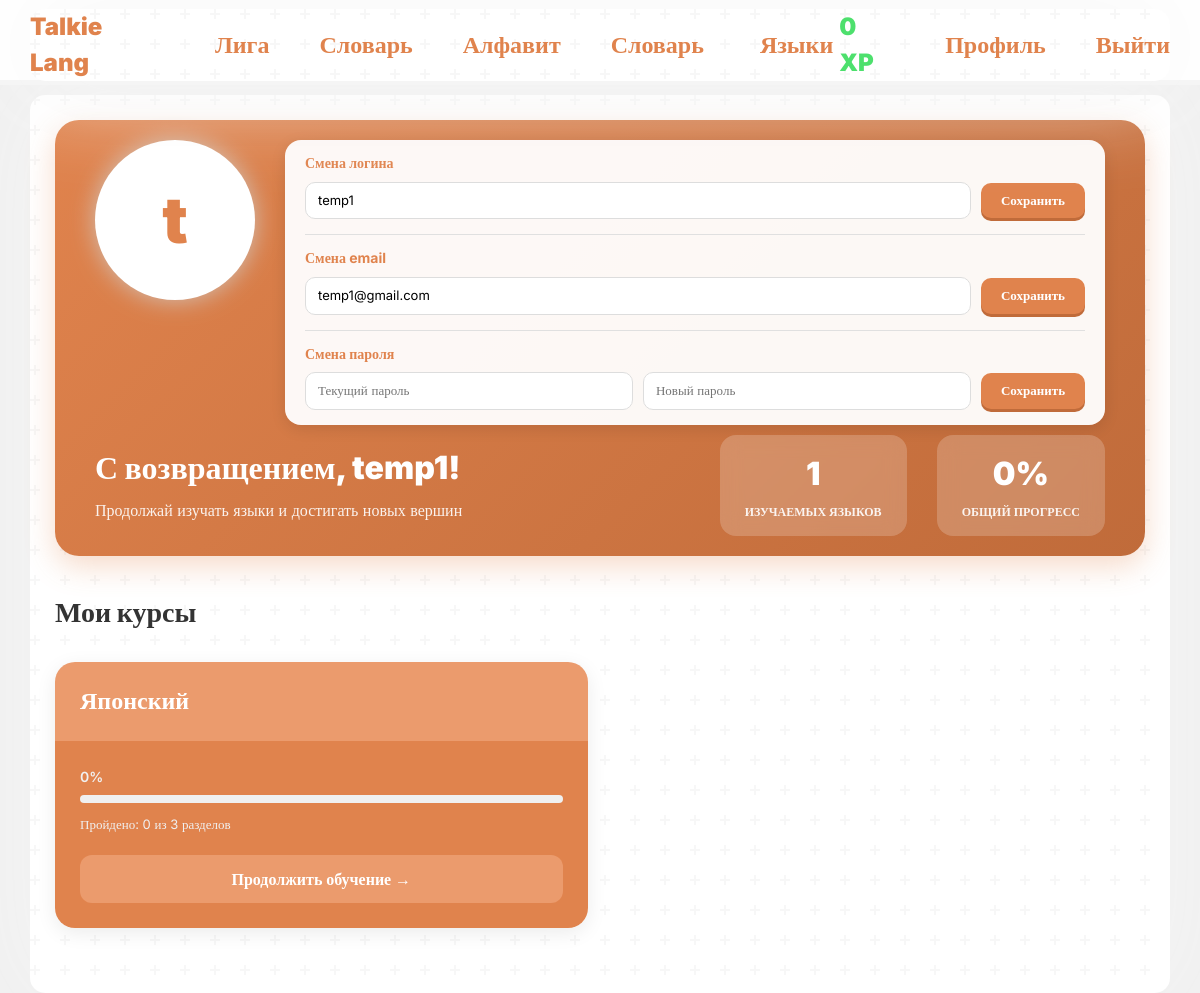
The app's page /profile (signed in), older data.
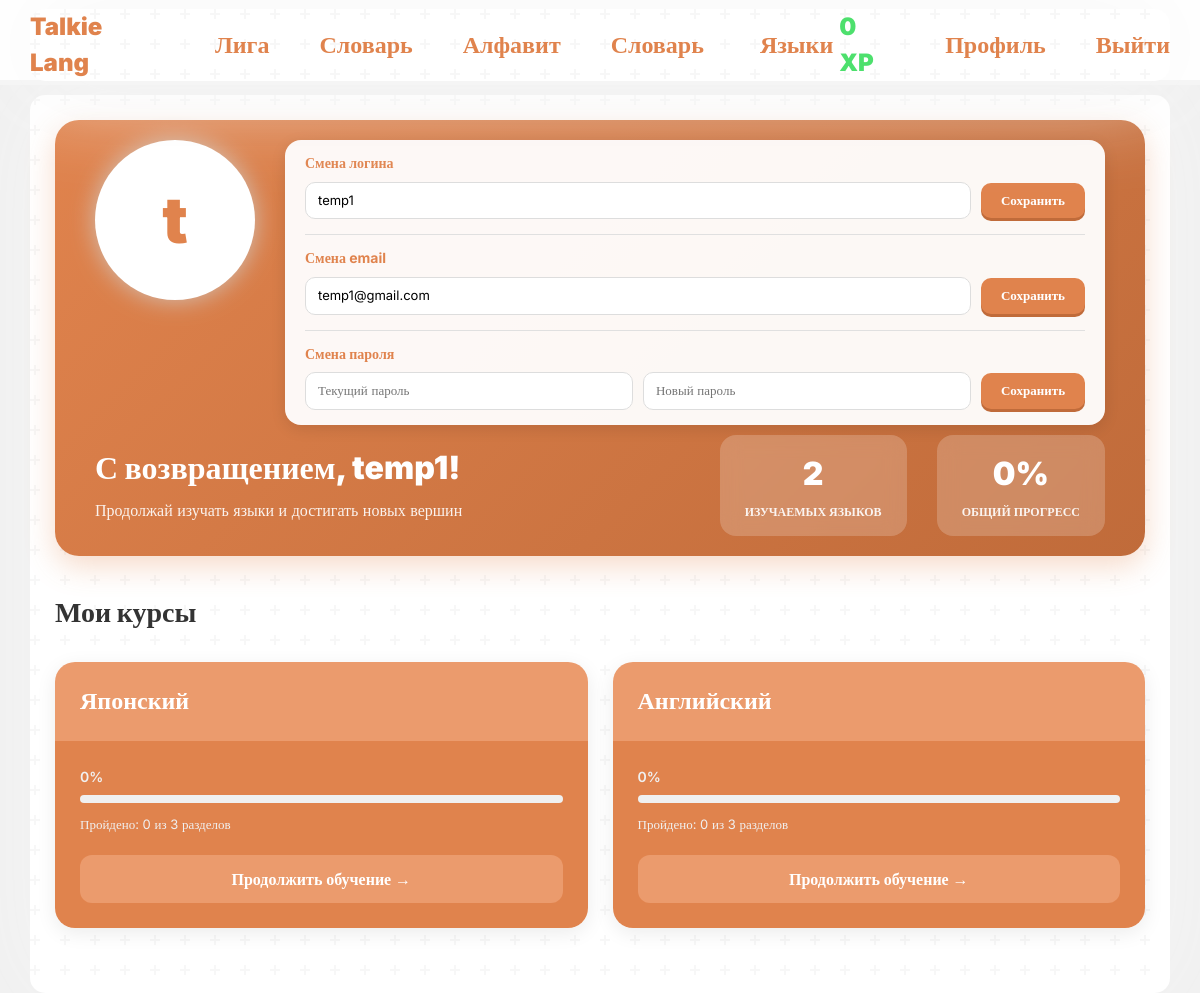
The same page, newer data.
### tables this page shows
CREATE TABLE `users` (
  `user_id` int NOT NULL,
  `user_login` text NOT NULL,
  `user_email` text NOT NULL,
  `user_password` text NOT NULL,
  `user_pfp` text,
  `user_role` enum('user','admin') NOT NULL DEFAULT 'user',
  `user_banned` tinyint(1) NOT NULL DEFAULT '0',
  `user_weekly_xp` int NOT NULL DEFAULT '0',
  `user_league` int NOT NULL DEFAULT '1'
);

CREATE TABLE `user_lang_progress` (
  `id` int NOT NULL,
  `user_id` int NOT NULL,
  `lang_id` int NOT NULL,
  `progress` int NOT NULL DEFAULT '0'
);

CREATE TABLE `langs` (
  `lang_id` int NOT NULL,
  `lang_name` text NOT NULL
);

### profile/index.php (the view, shortened to what this page needs)
<?php
require "../connection-db.php";
$myAcc = true;
$id = $_SESSION["id"];
$sql = "SELECT * FROM users WHERE user_id = $id";
$user = mysqli_fetch_assoc(mysqli_query($conn, $sql));
$progresses = mysqli_fetch_all(mysqli_query($conn, "SELECT * FROM user_lang_progress JOIN langs ON langs.lang_id = user_lang_progress.lang_id WHERE user_id = $id"), MYSQLI_ASSOC);
$totalLessons = 0;
$totalProgress = 0;
foreach ($progresses as $progress) {
    $lessonsCount = mysqli_fetch_assoc(mysqli_query($conn, "SELECT COUNT(*) as count FROM lesson WHERE lesson_language = " . $progress["lang_id"]))['count'];
    $totalLessons += $lessonsCount;
    $totalProgress += $progress['progress'];
}
$overallProgress = $totalLessons > 0 ? round(100 * $totalProgress / $totalLessons) : 0;
?>
<!DOCTYPE html>
<html lang="ru">
<?php include "../components/head.php"; ?>
<body>
    <?php include "../components/header.php"; ?>
    <main class="container">
        <div class="welcome-banner <?php if (!$myAcc) echo "d-flex pb-4" ?>">
            <div class="profile-info-wrapper" <?php if (!$myAcc) echo "style='display:flex'"; ?>>
                <div class="profile-part d-flex">
                    <div class="pfp">
                        <?php if ($myAcc): ?>
                            <div class="dropdown">
                                <?php if (empty($user["user_pfp"])): ?>
                                    <div class="empty-pfp" data-bs-toggle="dropdown"><?= $user["user_login"][0] ?></div>
                                <?php else: ?>
                                    <img class="pfp" src="/images/<?= $user["user_pfp"] ?>" alt="">
                                <?php endif; ?>
                            </div>
                        <?php endif; ?>
                    </div>
                    <?php if ($myAcc): ?>
                        <div class="edit-forms">
                            <div class="edit-section">
                                <div class="edit-section-header">
                                    <h4>Смена логина</h4>
                                </div>
                                <form action="profile-update.php" method="post" class="inline-form">
                                    <input type="text" name="login" placeholder="Новый логин" value="<?= htmlspecialchars($user["user_login"]) ?>">
                                    <button name="btnLogin" type="submit" class="btn-edit">Сохранить</button>
                                </form>
                            </div>
                            <div class="edit-section">
                                <div class="edit-section-header">
                                    <h4>Смена email</h4>
                                </div>
                                <form action="profile-update.php" method="post" class="inline-form">
                                    <input type="email" name="email" placeholder="Новый email" value="<?= htmlspecialchars($user["user_email"]) ?>">
                                    <button name="btnEmail" type="submit" class="btn-edit">Сохранить</button>
                                </form>
                            </div>
                            <div class="edit-section">
                                <div class="edit-section-header">
                                    <h4>Смена пароля</h4>
                                </div>
                                <form action="profile-update.php" method="post" class="inline-form password-form">
                                    <input type="password" name="currentPassword" placeholder="Текущий пароль">
                                    <input type="password" name="newPassword" placeholder="Новый пароль">
                                    <button name="btnPassword" type="submit" class="btn-edit">Сохранить</button>
                                </form>
                            </div>
                        </div>
                    <?php endif; ?>
                </div>
                <div class="welcome-content" <?php if (!$myAcc) echo "style='flex-direction:column; justify-content:center; gap:0px; align-items:start;'" ?>>
                    <div class="welcome-text">
                        <?php if ($myAcc): ?>
                            <h1>С возвращением, <?= htmlspecialchars($user["user_login"]) ?>!</h1>
                            <p>Продолжай изучать языки и достигать новых вершин</p>
                        <?php else: ?>
                            <h1>Пользователь, <?= htmlspecialchars($user["user_login"]) ?></h1>
                        <?php endif; ?>
                    </div>
                    <div class="welcome-stats">
                        <div class="stat-card">
                            <div class="stat-value"><?= count($progresses) ?></div>
                            <div class="stat-label">Изучаемых языков</div>
                        </div>
                        <div class="stat-card">
                            <div class="stat-value"><?= $overallProgress ?>%</div>
                            <div class="stat-label">Общий прогресс</div>
                        </div>
                    </div>
                </div>
            </div>
        </div>
        <div class="languages-section">
            <div class="section-header">
                <?php if ($myAcc): ?>
                    <h2>Мои курсы</h2>
                <?php else: ?>
                    <h2>Курсы</h2>
                <?php endif; ?>
            </div>
            <?php if (count($progresses) != 0): ?>
                <div class="languages-grid">
                    <?php foreach ($progresses as $progress):
                        $lessonsCount = mysqli_fetch_assoc(mysqli_query($conn, "SELECT COUNT(*) as count FROM lesson WHERE lesson_language = " . $progress["lang_id"]))['count'];
                        $percent = $lessonsCount > 0 ? round(100 * $progress['progress'] / $lessonsCount) : 0;
                        ?>
                        <div class="lang-card">
                            <div class="lang-card-header">
                                <h3 class="lang-name"><?= $progress["lang_name"] ?></h3>
                            </div>
                            <div class="lang-card-body">
                                <div class="progress-stats">
                                    <div class="progress-percent"><?= $percent ?>%</div>
                                    <div class="progress-bar-custom">
                                    </div>
                                    <div class="progress-details">
                                        <span>Пройдено: <?= $progress['progress'] ?> из <?= $lessonsCount ?> разделов</span>
                                    </div>
                                </div>
                                <?php if ($myAcc): ?>
                                    <a href="/?lang=<?= $progress["lang_id"] ?>" class="continue-btn">
                                        Продолжить обучение →
                                    </a>
                                <?php endif; ?>
                            </div>
                        </div>
                    <?php endforeach; ?>
                </div>
            <?php endif; ?>
        </div>
    </main>
</body>
</html>

### components/head.php (shortened to what this page needs)
<head>
    <link rel="stylesheet" href="../../css/bootstrap.min.css">
    <link rel="stylesheet" href="../../css/style.css">
</head>

### components/header.php (shortened to what this page needs)
<header>
    <div class="nav-bar">
        <div class="container header">
            <div>
                <a class="header-btns" href="/?lang=<?= $_SESSION["lang"] ?>">Talkie Lang</a>
                <a class="header-btns" href="/league">Лига</a>
                <?php if (!isset($_SESSION["lang"])): ?>
                    <a class="header-btns" href="/dictionary">Словарь</a>
                <?php endif; ?>
                <a class="header-btns" href="/letters">Алфавит</a>
                <a class="header-btns" href="/dictionary">Словарь</a>
                <div class="dropdown">
                    <button class="header-btns" type="button" data-bs-toggle="dropdown" aria-expanded="false">
                        Языки
                    </button>
                </div>
            </div>
            <div>
                <?php if (!isset($_SESSION["id"])): ?>
                    <a class="header-btns" href="/welcome/">Вход</a>
                    <a class="header-btns" href="/register/">Регистрация</a>
                <?php else: ?>
                    <p class="xp"><?= $user["user_weekly_xp"] ?> XP</p>
                    <a class="header-btns" href="/profile/">Профиль</a>
                    <a class="header-btns" href="/logout.php">Выйти</a>
                <?php endif; ?>
            </div>
        </div>
    </div>
</header>

### css/style.css (style rules this page uses)
* { transition: 0.15s ease-out; }
:root { --main-color: #e0834d; --main-color-shadow: #c06b3a; --main-color-light: rgb(235, 155, 109); --green-color: #4de06d; --green-color-shadow: #2db64b; --red-color: #e0524d; --red-color-shadow: #b6362d; --bg-color: #0f0f0f; --bg-secondary: #1a1a1a; --gray-color: #a38a7a; --gray-color-light: #d3c2b6; }
body { font-family: inter; }
p { margin: 0; }
body { background: #f0f0f0; }
.container { min-height: 88vh; box-shadow: 0px 0px 100px #f5f5f5; margin-top: 10px; border-radius: 15px; padding-left: 25px; padding-right: 25px; background-color: white; }
header { height: 85px; }
.nav-bar { width: 100%; position: fixed; height: 85px; display: flex; justify-content: center; align-items: center; box-sizing: border-box; border-bottom: 5px solid #f5f5f5; background-color: white; z-index: 10; }
.container.header { min-height: 0; padding: 0; display: flex; justify-content: space-between; align-items: center; }
.nav-bar>div div { display: flex; align-items: center; gap: 50px; }
.header-btns { transition: 0.2s ease-out; color: var(--main-color); text-decoration: none; font-weight: 900; font-size: 24px; border: none; background: none; }
main { padding: 25px 0; }
.xp { color: var(--green-color); text-decoration: none; font-weight: 900; font-size: 24px; }
.welcome-banner { background: linear-gradient(135deg, var(--main-color) 0%, var(--main-color-shadow) 100%); border-radius: 24px; margin-bottom: 40px; box-shadow: 0 10px 30px rgba(224, 131, 77, 0.3); }
.welcome-content { padding: 10px 40px 20px 40px; display: flex; justify-content: space-between; align-items: center; flex-wrap: wrap; gap: 30px; }
.welcome-text h1 { color: white; font-size: 32px; font-weight: 900; margin-bottom: 10px; }
.welcome-text p { color: rgba(255, 255, 255, 0.9); font-size: 16px; }
.welcome-stats { display: flex; gap: 30px; }
.stat-card { text-align: center; background: rgba(255, 255, 255, 0.2); backdrop-filter: blur(10px); padding: 15px 25px; border-radius: 16px; min-width: 100px; }
.stat-value { color: white; font-size: 32px; font-weight: 900; margin-bottom: 5px; }
.stat-label { color: rgba(255, 255, 255, 0.9); font-size: 12px; font-weight: 600; text-transform: uppercase; }
.languages-section { margin-bottom: 40px; }
.section-header { display: flex; justify-content: space-between; align-items: center; margin-bottom: 25px; flex-wrap: wrap; gap: 15px; }
.section-header h2 { font-size: 28px; font-weight: 900; color: #333; }
.languages-grid { display: grid; grid-template-columns: repeat(auto-fill, minmax(350px, 1fr)); gap: 25px; }
.lang-card { background: white; border-radius: 20px; overflow: hidden; box-shadow: 0 5px 20px rgba(0, 0, 0, 0.08); transition: all 0.3s; }
.lang-card-header { background: var(--main-color-light); padding: 25px; position: relative; display: flex; align-items: center; gap: 15px; }
.lang-name { color: white; font-size: 24px; font-weight: 900; margin: 0; }
.lang-card-body { background-color: var(--main-color); padding: 25px; }
.progress-stats { background-color: var(--main-color); margin-bottom: 20px; }
.progress-percent { font-size: 14px; color: #f0f0f0; margin-bottom: 8px; font-weight: 600; }
.progress-bar-custom { height: 8px; background: #f0f0f0; border-radius: 10px; overflow: hidden; margin-bottom: 12px; }
.progress-details { font-size: 13px; color: #f0f0f0; }
.continue-btn { display: inline-block; width: 100%; text-align: center; padding: 12px; background: var(--main-color-light); color: white; text-decoration: none; border-radius: 12px; font-weight: 700; transition: all 0.2s; }
.pfp { border-radius: 100%; box-shadow: 0px 0px 25px var(--gray-color-light); width: 20vh; aspect-ratio: 1/1; background-color: white; }
.pfp .dropdown { height: 100%; }
.empty-pfp { font-size: 64px; font-weight: 900; color: var(--main-color); height: 100%; display: grid; place-content: center; }
.profile-part { padding: 20px 40px 0px 40px; border-radius: 24px 24px 0px 0px; }

Row changes from the older to the newer data that the page shows:
added user_lang_progress: lang.lang_name "Английский", progress "0", lessonsCount "3"
Text that changed along with them:
count($progresses): "1" → "2"
